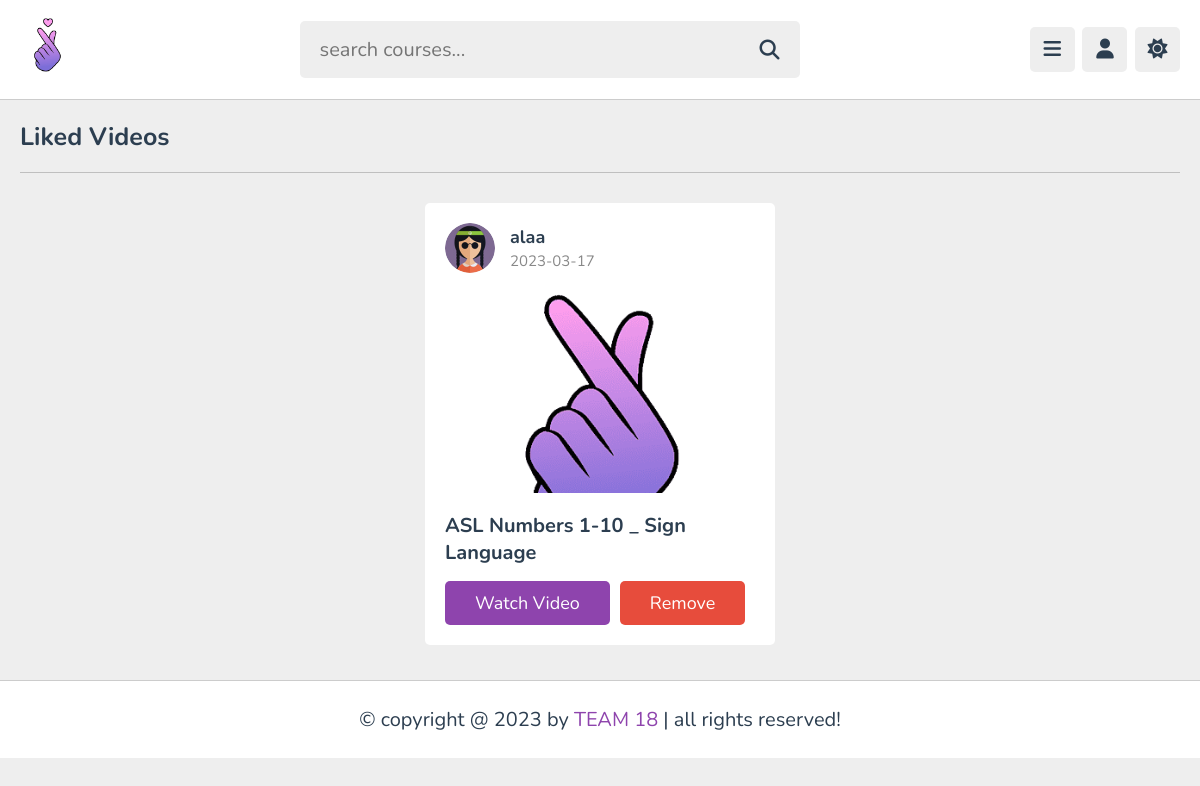
Page /likes.php (signed in) on the committed database.
### tables this page shows
CREATE TABLE `content` (
  `id` varchar(20) NOT NULL,
  `tutor_id` varchar(20) NOT NULL,
  `playlist_id` varchar(20) NOT NULL,
  `title` varchar(100) NOT NULL,
  `description` varchar(1000) NOT NULL,
  `video` varchar(100) NOT NULL,
  `thumb` varchar(100) NOT NULL,
  `date` date NOT NULL DEFAULT current_timestamp(),
  `status` varchar(20) NOT NULL DEFAULT 'deactive'
);

CREATE TABLE `tutors` (
  `id` varchar(20) NOT NULL,
  `name` varchar(50) NOT NULL,
  `profession` varchar(50) NOT NULL,
  `email` varchar(50) NOT NULL,
  `password` varchar(50) NOT NULL,
  `image` varchar(100) NOT NULL
);

### likes.php (the view, shortened to what this page needs)
<?php
include 'components/connect.php';
if(isset($_COOKIE['user_id'])){
   $user_id = $_COOKIE['user_id'];
}else{
   $user_id = '';
   header('location:home.php');
}
?>
<!DOCTYPE html>
<html lang="en">
<head>
   <link rel="stylesheet" href="https://cdnjs.cloudflare.com/ajax/libs/font-awesome/6.2.0/css/all.min.css">
   <link rel="stylesheet" href="css/style.css">
</head>
<body>
<?php include 'components/user_header.php'; ?>
<section class="liked-videos">
   <h1 class="heading">liked videos</h1>
   <div class="box-container">
   <?php
      $select_likes = $conn->prepare("SELECT * FROM `likes` WHERE user_id = ?");
      $select_likes->execute([$user_id]);
      if($select_likes->rowCount() > 0){
         while($fetch_likes = $select_likes->fetch(PDO::FETCH_ASSOC)){
            $select_contents = $conn->prepare("SELECT * FROM `content` WHERE id = ? ORDER BY date DESC");
            $select_contents->execute([$fetch_likes['content_id']]);
            if($select_contents->rowCount() > 0){
               while($fetch_contents = $select_contents->fetch(PDO::FETCH_ASSOC)){
               $select_tutors = $conn->prepare("SELECT * FROM `tutors` WHERE id = ?");
               $select_tutors->execute([$fetch_contents['tutor_id']]);
               $fetch_tutor = $select_tutors->fetch(PDO::FETCH_ASSOC);
   ?>
   <div class="box">
      <div class="tutor">
         <img src="uploaded_files/<?= $fetch_tutor['image']; ?>" alt="">
         <div>
            <h3><?= $fetch_tutor['name']; ?></h3>
            <span><?= $fetch_contents['date']; ?></span>
         </div>
      </div>
      <img src="uploaded_files/<?= $fetch_contents['thumb']; ?>" alt="" class="thumb">
      <h3 class="title"><?= $fetch_contents['title']; ?></h3>
      <form action="" method="post" class="flex-btn">
         <a href="watch_video.php?get_id=<?= $fetch_contents['id']; ?>" class="inline-btn">watch video</a>
         <input type="submit" value="remove" class="inline-delete-btn" name="remove">
      </form>
   </div>
   <?php
            }
         }else{
            echo '<p class="emtpy">content was not found!</p>';
         }
      }
   }else{
      echo '<p class="empty">nothing added to likes yet!</p>';
   }
   ?>
   </div>
</section>
<?php include 'components/footer.php'; ?>
</body>
</html>

### css/style.css (style rules this page uses)
:root { --main-color:#8e44ad; --red:#e74c3c; --oragen:#f39c12; --white:#fff; --black:#2c3e50; --light-color:#888; --light-bg:#eee; --border:.1rem solid rgba(0,0,0,.2); }
* { font-family: 'Nunito', sans-serif; margin: 0; padding: 0; box-sizing: border-box; outline: none; border: none; text-decoration: none; }
html { font-size: 62.5%; overflow-x: hidden; }
body { background-color: var(--light-bg); padding-left: 30rem; }
section { padding:2rem; max-width: 1200px; margin: 0 auto; }
.btn, .option-btn, .delete-btn, .inline-btn, .inline-option-btn, .inline-delete-btn { border-radius: .5rem; padding: 1rem 3rem; font-size: 1.8rem; color: #fff; margin-top: 1rem; text-transform: capitalize; cursor: pointer; text-align: center; }
.inline-btn, .inline-option-btn, .inline-delete-btn { display: inline-block; }
.btn, .inline-btn { background-color: var(--main-color); }
.delete-btn, .inline-delete-btn { background-color: var(--red); }
.flex-btn { display:flex; gap: 1rem; }
.heading { padding-bottom: 1.8rem; border-bottom: var(--border); font-size: 2.5rem; color: var(--black); text-transform: capitalize; margin-bottom: 3rem; }
.liked-videos .box-container { display: grid; grid-template-columns: repeat(auto-fit, 35rem); gap: 1.5rem; align-items: flex-start; justify-content: center; text-overflow: hidden; }
.liked-videos .box-container .box { background-color: var(--white); border-radius: .5rem; padding: 2rem; overflow-x: hidden; }
.liked-videos .box-container .box .tutor { margin-bottom:2rem; display: flex; align-items: center; gap: 1.5rem; }
.liked-videos .box-container .box .tutor img { height: 5rem; width: 5rem; border-radius: 50%; object-fit: cover; }
.liked-videos .box-container .box .tutor h3 { font-size: 1.8rem; color: var(--black); margin-bottom: .2rem; }
.liked-videos .box-container .box .tutor span { font-size: 1.5rem; color: var(--light-color); }
.liked-videos .box-container .box .thumb { width: 100%; height: 20rem; object-fit: cover; border-radius: .5rem; margin-bottom: 1rem; }
.liked-videos .box-container .box .title { font-size: 2rem; color: var(--black); padding: .5rem 0; text-overflow: ellipsis; overflow-x: hidden; }
@media (max-width:1200px) { body { padding-left: 0; } }

### rows in the picture
content: tutor.image (picture), tutor.name "alaa", date "2023-03-17", thumb (picture), title "ASL Numbers 1-10 _ Sign Language"
